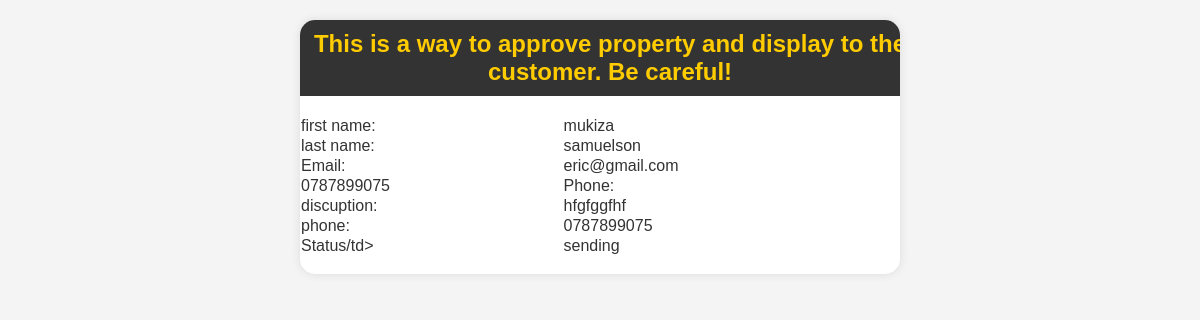
The app's page /bookingview.php?userid=1 with its own data.
### tables this page shows
CREATE TABLE `booking` (
  `bookid` int(11) NOT NULL,
  `firstname` varchar(50) DEFAULT NULL,
  `lastname` varchar(50) DEFAULT NULL,
  `email` varchar(50) DEFAULT NULL,
  `phone` varchar(30) DEFAULT NULL,
  `job` varchar(50) DEFAULT NULL,
  `location` varchar(50) DEFAULT NULL,
  `discuption` varchar(500) DEFAULT NULL,
  `status` int(11) DEFAULT NULL,
  `landid` int(11) DEFAULT NULL
);

### bookingview.php (the view, shortened to what this page needs)
<!DOCTYPE html>
<html lang="en">
<head>
</head>
<body>
    <div class="container">
        <nav>
            <span>This is a way to approve property and display to the customer. Be careful!</span>
        </nav>
        <?php
include "connection.php";
$id = $_GET['userid'];
$q = "SELECT * FROM booking WHERE bookid=$id";
$results = mysqli_query($conn, $q);
if ($r = mysqli_fetch_array($results)) {
    $status = ($r['status'] == 1) ? 'sending' : 'send';
    echo '<table>';
    echo '<tr>';
    echo '<td><label for="name">first name:</label></td>';
    echo '<td>' . $r['firstname'] . '</td>';
    echo '</tr>';
    echo '<tr>';
    echo '<td><label for="name">last name:</label></td>';
    echo '<td>' . $r['lastname'] . '</td>';
    echo '</tr>';
    echo '<tr>';
    echo '<td><label for="name">Email:</label></td>';
    echo '<td>' . $r['email'] . '</td>';
    echo '</tr>';
    echo '<tr>';
    echo '<td>' . $r['phone'] . '</td>';
    echo '<td><label for="name">Phone:</label></td>';
    echo '</tr>';
    echo '<tr>';
    echo '<td><label for="name">discuption:</label></td>';
    echo '<td>' . $r['discuption'] . '</td>';
    echo '</tr>';
    echo '<tr>';
    echo '<td><label for="name">phone:</label></td>';
    echo '<td>' . $r['phone'] . '</td>';
    echo '</tr>';
    echo '<tr>';
    echo '<td><label for="name">Status/td>';
    echo '<td>' . $status . '</td>';
    echo '</tr>';
    echo '</table>';
    echo '<br>';
}
?>

### bookingview.php (style rules this page uses)
body { margin: 0; padding: 0; font-family: 'Arial', sans-serif; background-color: #f4f4f4; color: #333; display: flex; flex-direction: column; align-items: center; justify-content: center; min-height: 100vh; }
.container { background-color: #fff; border-radius: 15px; box-shadow: 0 0 10px rgba(0, 0, 0, 0.1); overflow: hidden; width: 80%; max-width: 600px; margin: auto; margin-top: 20px; }
nav { background-color: #333; color: #ffcc00; padding: 10px; text-align: center; display: flex; justify-content: space-between; width: 100%; }
nav span { font-size: 1.5em; font-weight: bold; }
table { border-collapse: collapse; width: 100%; margin-top: 20px; }

### records on screen
booking: firstname "mukiza", lastname "samuelson", email "eric@gmail.com", phone "0787899075", discuption "hfgfggfhf", status "sending"
